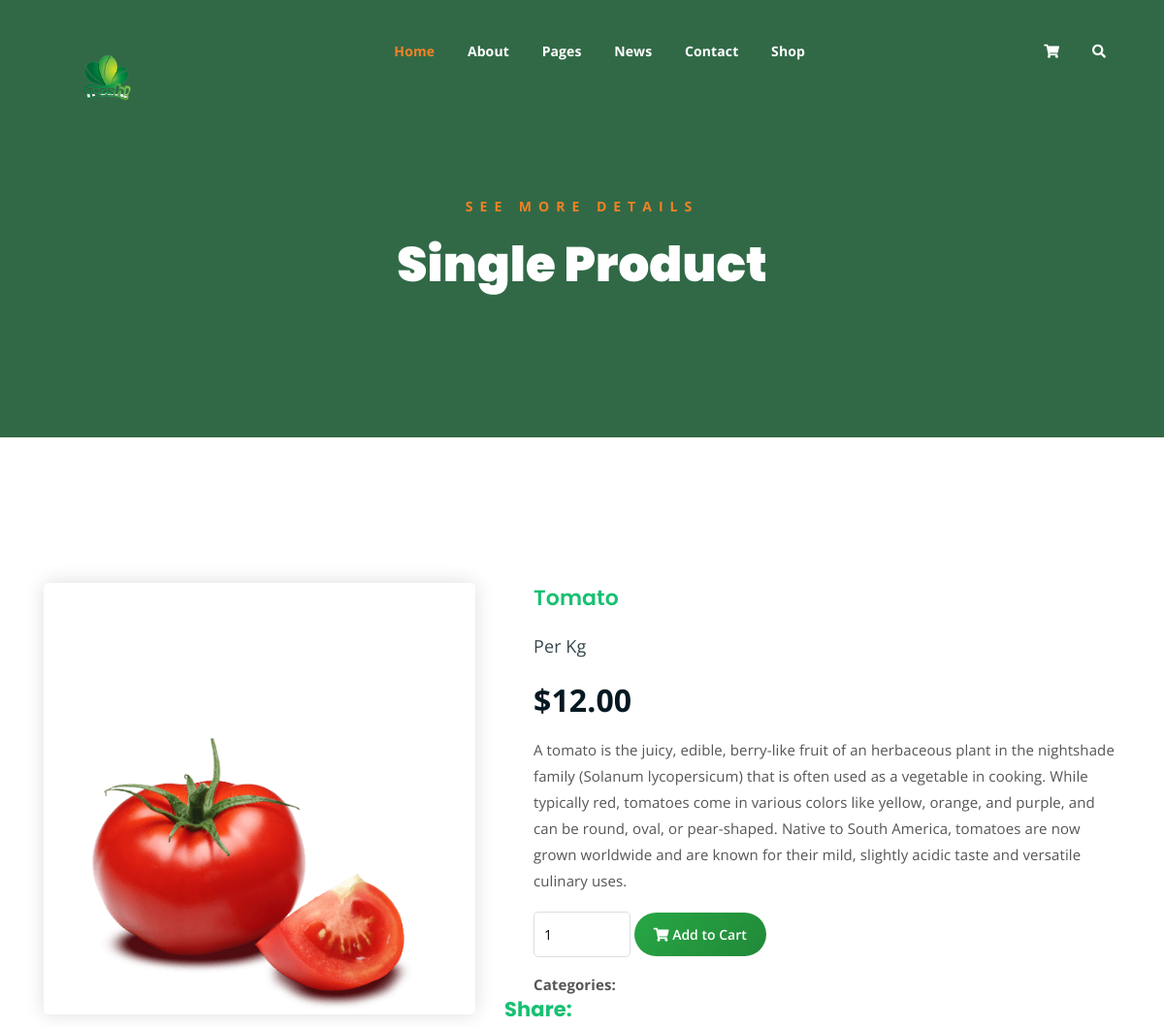
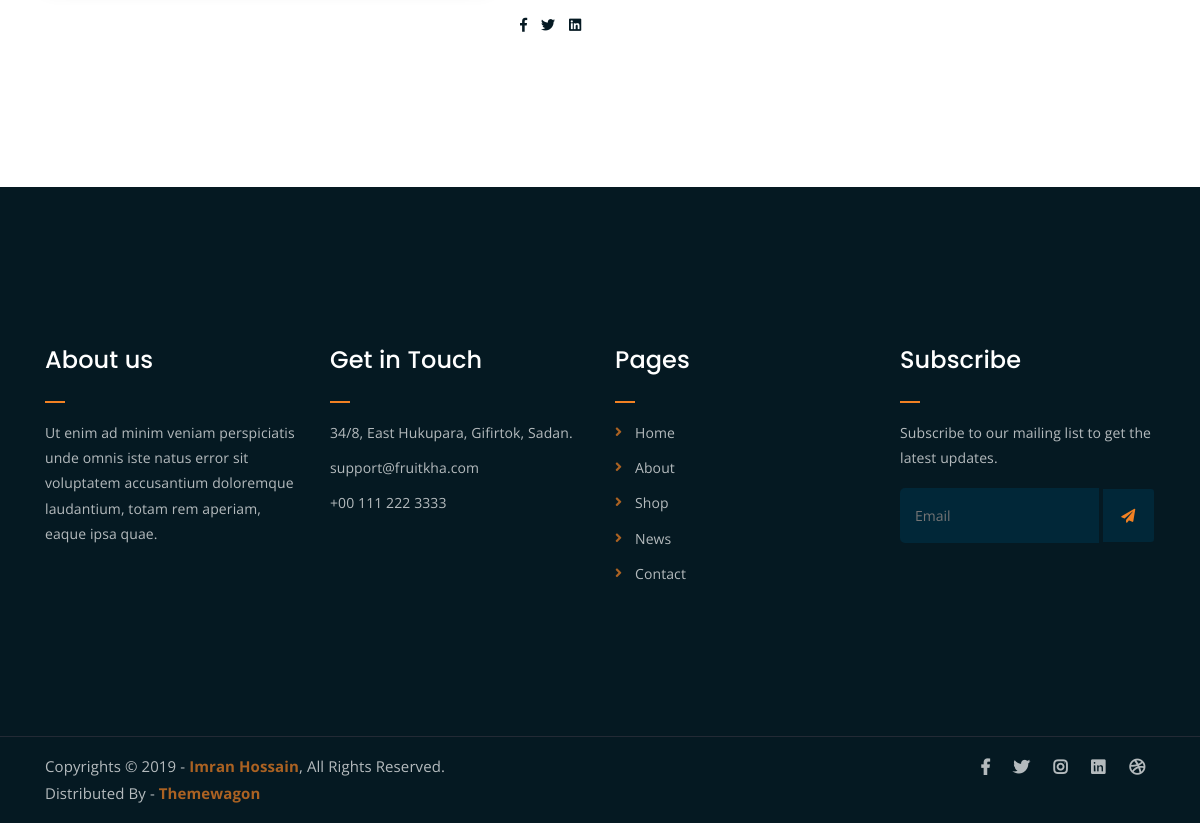
Page /singlep/4/ on the committed database (2 pictures, top to bottom).
### appnew001/models.py (models this page shows, shortened)
class Product(models.Model):
    name = models.CharField(max_length=100)
    description = models.TextField(blank=True, null=True)
    price = models.DecimalField(max_digits=10, decimal_places=2)
    image = models.ImageField(upload_to="products/")  # Pillow required
    unit = models.CharField(max_length=50, default="Per Kg")

### appnew001/views.py (the view)
# urls.py: path('singlep/<int:id>/',views.singlep,name='singlep'),
def singlep(request, id):
    product = get_object_or_404(Product, id=id)
    return render(request, "single-product.html", {"product": product})

### appnew001/templates/single-product.html (shortened to what this page needs)
{%load static%}
<!DOCTYPE html>
<html lang="en">
<head>
	<link rel="stylesheet" href="{% static 'assets/css/all.min.css' %}">
	<link rel="stylesheet" href="{%  static 'assets/bootstrap/css/bootstrap.min.css' %}">
	<link rel="stylesheet" href="{% static 'assets/css/owl.carousel.css' %}">
	<link rel="stylesheet" href="{%  static 'assets/css/magnific-popup.css' %}">
	<link rel="stylesheet" href="{%  static 'assets/css/animate.css' %}">
	<link rel="stylesheet" href="{% static 'assets/css/meanmenu.min.css' %}">
	<link rel="stylesheet" href="{% static 'assets/css/main.css' %}">
	<link rel="stylesheet" href="{% static 'assets/css/responsive.css' %}">
</head>
<body>
	<div class="top-header-area" id="sticker">
		<div class="container">
			<div class="row">
				<div class="col-lg-12 col-sm-12 text-center">
					<div class="main-menu-wrap">
						<div class="site-logo">
							<a href="{% url 'indexfun' %}">
								<img src="{% static 'assets/img/logo03.png' %}" alt="">
							</a>
						</div>
						<nav class="main-menu">
							<ul>
								<li class="current-list-item"><a href="#">Home</a>
								</li>
								<li><a href="{% url 'about' %}">About</a></li>
								<li><a href="#">Pages</a>
								</li>
								<li><a href="{% url 'news' %}">News</a>
								</li>
								<li><a href="{% url 'contact' %}">Contact</a></li>
								<li><a href="{% url 'shop' %}">Shop</a>
								</li>
								<li>
									<div class="header-icons">
										<a class="shopping-cart" href="{% url 'cart' %}"><i class="fas fa-shopping-cart"></i></a>
										<a class="mobile-hide search-bar-icon" href="#"><i class="fas fa-search"></i></a>
									</div>
								</li>
							</ul>
						</nav>
					</div>
				</div>
			</div>
		</div>
	</div>
	<div class="breadcrumb-section breadcrumb-bg">
		<div class="container">
			<div class="row">
				<div class="col-lg-8 offset-lg-2 text-center">
					<div class="breadcrumb-text">
						<p>See more Details</p>
						<h1>Single Product</h1>
					</div>
				</div>
			</div>
		</div>
	</div>
<div class="single-product mt-150 mb-150">
	<div class="container">
		<div class="row">
			<div class="col-md-5">
				<div class="single-product-img">
					<img src="{{ product.image.url }}" alt="{{ product.name }}">
				</div>
			</div>
			<div class="col-md-7">
				<div class="single-product-content">
					<h3>{{ product.name }}</h3>
					<p class="single-product-pricing"><span>Per Kg</span> ${{ product.price }}</p>
					<p>{{ product.description }}</p>
					<div class="single-product-form">
						<form action="{% url 'add_to_cart' product.id %}" method="post">
							<input type="number" name="quantity" value="1" min="1">
							<button type="submit" class="cart-btn"
	style="background: linear-gradient(135deg, #28a745, #218838);
		   color: #fff;
		   border: none;
		   padding: 10px 20px;
		   border-radius: 30px;
		   font-weight: 600;
		   cursor: pointer;
		   transition: all 0.3s ease;">
	<i class="fas fa-shopping-cart"></i> Add to Cart
</button>
						</form>
						<p><strong>Categories: </strong>{{ product.category }}</p>
					</div>
					</div>
					<h4>Share:</h4>
					<ul class="product-share">
						<li><a href=""><i class="fab fa-facebook-f"></i></a></li>
						<li><a href=""><i class="fab fa-twitter"></i></a></li>
						<li><a href=""><i class="fab fa-linkedin"></i></a></li>
					</ul>
				</div>
			</div>
		</div>
	</div>
	<div class="footer-area">
		<div class="container">
			<div class="row">
				<div class="col-lg-3 col-md-6">
					<div class="footer-box about-widget">
						<h2 class="widget-title">About us</h2>
						<p>Ut enim ad minim veniam perspiciatis unde omnis iste natus error sit voluptatem accusantium doloremque laudantium, totam rem aperiam, eaque ipsa quae.</p>
					</div>
				</div>
				<div class="col-lg-3 col-md-6">
					<div class="footer-box get-in-touch">
						<h2 class="widget-title">Get in Touch</h2>
						<ul>
							<li>34/8, East Hukupara, Gifirtok, Sadan.</li>
							<li>support@fruitkha.com</li>
							<li>+00 111 222 3333</li>
						</ul>
					</div>
				</div>
				<div class="col-lg-3 col-md-6">
					<div class="footer-box pages">
						<h2 class="widget-title">Pages</h2>
						<ul>
							<li><a href="{% url 'indexfun' %}">Home</a></li>
							<li><a href="{% url 'about' %}">About</a></li>
							<li><a href="{% url 'shop' %}">Shop</a></li>
							<li><a href="{% url 'news' %}">News</a></li>
							<li><a href="{% url 'contact' %}">Contact</a></li>
						</ul>
					</div>
				</div>
				<div class="col-lg-3 col-md-6">
					<div class="footer-box subscribe">
						<h2 class="widget-title">Subscribe</h2>
						<p>Subscribe to our mailing list to get the latest updates.</p>
						<form action="{% url 'indexfun' %}">
							<input type="email" placeholder="Email">
							<button type="submit"><i class="fas fa-paper-plane"></i></button>
						</form>
					</div>
				</div>
			</div>
		</div>
	</div>
	<div class="copyright">
		<div class="container">
			<div class="row">
				<div class="col-lg-6 col-md-12">
					<p>Copyrights &copy; 2019 - <a href="https://imransdesign.com/">Imran Hossain</a>,  All Rights Reserved.<br>
						Distributed By - <a href="https://themewagon.com/">Themewagon</a>
					</p>
				</div>
				<div class="col-lg-6 text-right col-md-12">
					<div class="social-icons">
						<ul>
							<li><a href="#" target="_blank"><i class="fab fa-facebook-f"></i></a></li>
							<li><a href="#" target="_blank"><i class="fab fa-twitter"></i></a></li>
							<li><a href="#" target="_blank"><i class="fab fa-instagram"></i></a></li>
							<li><a href="#" target="_blank"><i class="fab fa-linkedin"></i></a></li>
							<li><a href="#" target="_blank"><i class="fab fa-dribbble"></i></a></li>
						</ul>
					</div>
				</div>
			</div>
		</div>
	</div>
</body>
</html>

### rows in the picture
Product: image (picture), name "Tomato", price "12.00", description "A tomato is the juicy, edible, berry-like fruit of an herbaceous plant in the nightshade family (Solanum lycopersicum) that is often used as a vegetable in cooking. While typically red, tomatoes come in various colors like yellow, orange, and purple, and can be round, oval, or pear-shaped. Native to South America, tomatoes are now grown worldwide and are known for their mild, slightly acidic taste and versatile culinary uses."
